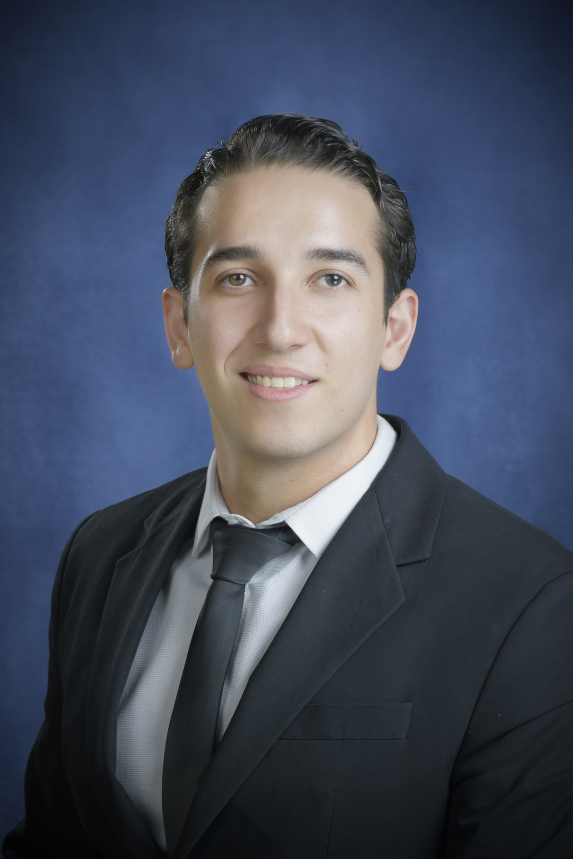
#> input picture assets/foto.jpg, 1717 x 2576 px (shown at 1/3 size)
$ python retrato.py ../assets/foto.jpg
#> lines starting #> are read from the running program, lines starting #| are printed output that depends on the picture; after the words box and inside, x2 and y2 are one past the last pixel; in counts of white or black regions, pixels touching at a corner belong together
"""Convierte assets/foto.jpg en un retrato ASCII animado (assets/retrato.svg).

El fondo azul de estudio se quita por color; el resto se ecualiza y se pasa a
caracteres por densidad. Cada renglón aparece en orden, como si se imprimiera.
Uso: python scripts/retrato.py [--estatico]
"""
import sys
from html import escape
from pathlib import Path

import cv2
import numpy as np
from PIL import Image, ImageFilter

RAIZ = Path(__file__).resolve().parent.parent
COLUMNAS = 110
ASPECTO = 0.5          # alto/ancho de un carácter monoespaciado
RAMPA = " .:-=+*#%@"   # de vacío a lleno
FUENTE = 7             # px
ANCHO_CAR = FUENTE * 0.6
ALTO_LINEA = FUENTE * 1.15
POR_RENGLON = 0.035    # segundos entre renglones
ESTATICO = "--estatico" in sys.argv


def cargar():
    img = Image.open(RAIZ / "assets/foto.jpg").convert("RGB")
    w, h = img.size
    # encuadre de cabeza y hombros
    return img.crop((int(w * 0.12), int(h * 0.08), int(w * 0.88), int(h * 0.58)))


def mascara_sujeto(rgb):
    r, g, b = (rgb[..., i].astype(int) for i in range(3))
    fondo = (b - r > 35) & (b - g > 15)
    m = Image.fromarray(np.where(fondo, 0, 255).astype(np.uint8))
    return np.asarray(m.filter(ImageFilter.MedianFilter(7))) > 127


def main():
    img = cargar()
#> in cargar, img is the input picture: PIL image 1717x2576 RGB; mean R, G, B 68.2, 75.7, 92.2
#> in cargar, `return img.crop((int(w * 0.12), int(h * 0.08), int(w * 0.88), int(h * ..`:
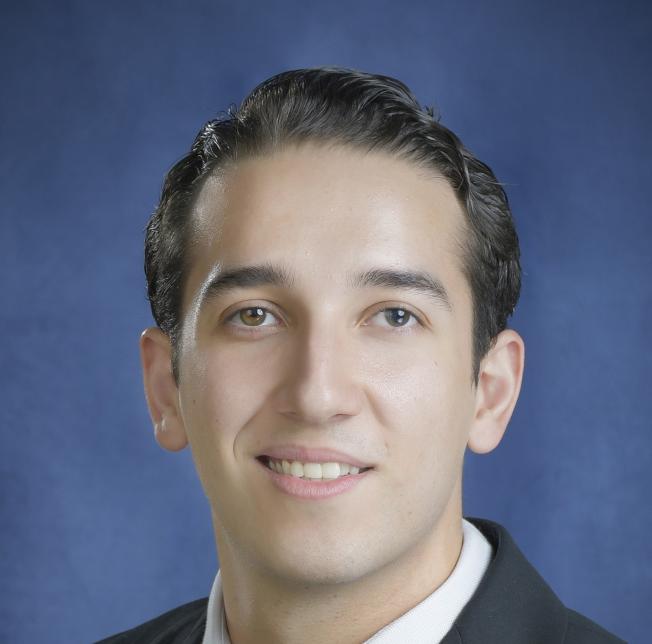
#> returned value: PIL image 1304x1288 RGB (shown at 1/2 size); mean R, G, B 102.8, 107.8, 126.5
    filas = int(COLUMNAS * img.height / img.width * ASPECTO)
#> filas = 54
    peq = img.resize((COLUMNAS, filas), Image.LANCZOS)
    rgb = np.asarray(peq)
    sujeto = mascara_sujeto(rgb)
#> in mascara_sujeto, `r, g, b = (rgb[..., i].astype(int) for i in range(3))`:
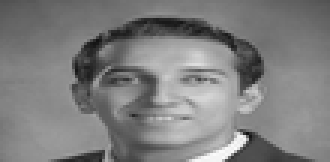
#> b: shape (54, 110) int64 (shown 3 times larger); min 17, max 251, mean 126.5
#> in mascara_sujeto, `fondo = (b - r > 35) & (b - g > 15)`:
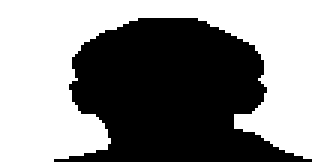
#> fondo: shape (54, 110) bool (shown 3 times larger); 55.3% white; 1 black region, box (x1, y1, x2, y2) and area: (18, 6, 104, 54) 2655
#> in mascara_sujeto, `return np.asarray(m.filter(ImageFilter.MedianFilter(7))) > 127`: returned value: shape (54, 110) bool; 44.7% white; 1 white region, box (x1, y1, x2, y2) and area: (20, 6, 102, 54) 2654

    # contraste local (CLAHE) a resolución alta y luego se reduce: así sobreviven ojos, nariz y boca
    alta = cv2.cvtColor(np.asarray(img), cv2.COLOR_RGB2GRAY)
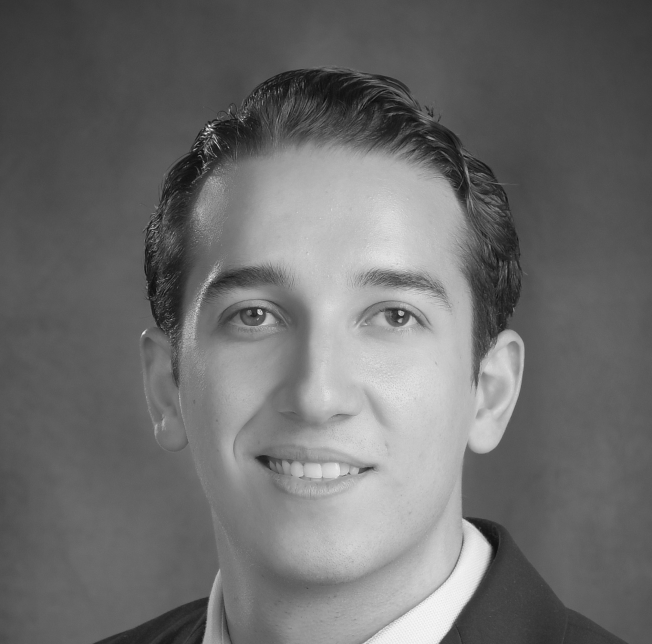
#> alta: shape (1288, 1304) (shown at 1/2 size); min 0, max 251, mean 108.4
    alta = cv2.createCLAHE(clipLimit=3.0, tileGridSize=(8, 8)).apply(alta)
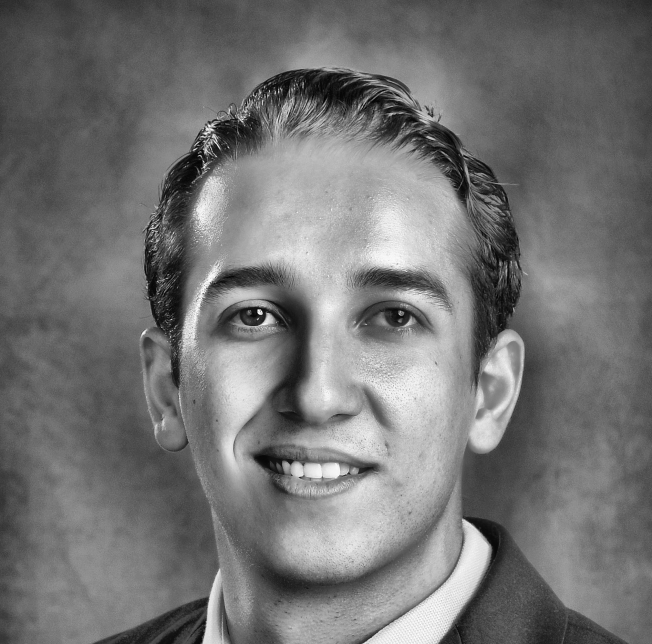
#> alta: shape (1288, 1304) (shown at 1/2 size); min 0, max 255, mean 115.6
    luz = cv2.resize(alta, (COLUMNAS, filas), interpolation=cv2.INTER_AREA).astype(float) / 255
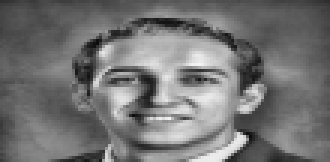
#> luz: shape (54, 110) float64 (shown 3 times larger); min 0.0471, max 0.957, mean 0.453
    vals = luz[sujeto]
#> vals = 2654 values, max 0.957 at index 747, min 0.0471 at index 294, mean 0.527
    luz = np.clip((luz - np.percentile(vals, 3)) / (np.percentile(vals, 97) - np.percentile(vals, 3)), 0, 1)
    # sobre fondo oscuro, lo claro lleva más carácter; el sujeto nunca queda vacío
    idx = np.clip(1 + (luz ** 1.2 * (len(RAMPA) - 2)).round().astype(int), 1, len(RAMPA) - 1)
    idx[~sujeto] = 0
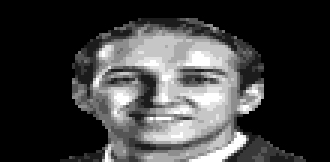
#> idx: shape (54, 110) int64 (shown 3 times larger); min 0, max 9, mean 2.16; drawn with min black and max white
    # las esquinas viñeteadas del estudio no son sujeto
    idx[:, :3] = 0
    idx[:, -3:] = 0

    lineas = ["".join(RAMPA[i] for i in fila).rstrip() for fila in idx]
    while lineas and not lineas[0].strip():
        lineas.pop(0)
#> this loop made 6 passes
#> after the loop, lineas = 48 items

    pad = 16
    ancho = int(COLUMNAS * ANCHO_CAR + pad * 2)
    alto = int(len(lineas) * ALTO_LINEA + pad * 2)
#> alto = 418
    css = "" if ESTATICO else (
        ".r{animation:in .15s linear both}"
        "@keyframes in{from{opacity:0}to{opacity:1}}"
    )
    out = [
        f'<svg xmlns="http://www.w3.org/2000/svg" width="{ancho}" height="{alto}" viewBox="0 0 {ancho} {alto}">',
        f"<style>text{{font:{FUENTE}px ui-monospace,SFMono-Regular,Menlo,Consolas,monospace;fill:#d6e2f0;white-space:pre}}{css}</style>",
        f'<rect width="100%" height="100%" rx="10" fill="#0d1117"/>',
    ]
    for n, linea in enumerate(lineas):
        y = pad + (n + 0.8) * ALTO_LINEA
        retraso = "" if ESTATICO else f' style="animation-delay:{n * POR_RENGLON:.3f}s"'
        out.append(f'<text class="r" x="{pad}" y="{y:.1f}" xml:space="preserve"{retraso}>{escape(linea)}</text>')
#> this loop made 48 passes
#> (y, retraso) on passes 1 to 12: (22.44, ' style="animation-delay:0.000s"'), (30.49, ' style="animation-delay:0.035s"'), (38.54, ' style="animation-delay:0.070s"'), (46.59, ' style="animation-delay:0.105s"'), (54.64, ' style="animation-delay:0.140s"'), (62.69, ' style="animation-delay:0.175s"'), (70.74, ' style="animation-delay:0.210s"'), (78.79, ' style="animation-delay:0.245s"'), (86.84, ' style="animation-delay:0.280s"'), (94.89, ' style="animation-delay:0.315s"'), (102.9, ' style="animation-delay:0.350s"'), (111, ' style="animation-delay:0.385s"')
#> after the loop, out = 51 items
    out.append("</svg>")
    (RAIZ / "assets/retrato.svg").write_text("\n".join(out))
    print(f"retrato.svg: {len(lineas)} renglones, {ancho}x{alto}")
#| retrato.svg: 48 renglones, 494x418


if __name__ == "__main__":
    main()
